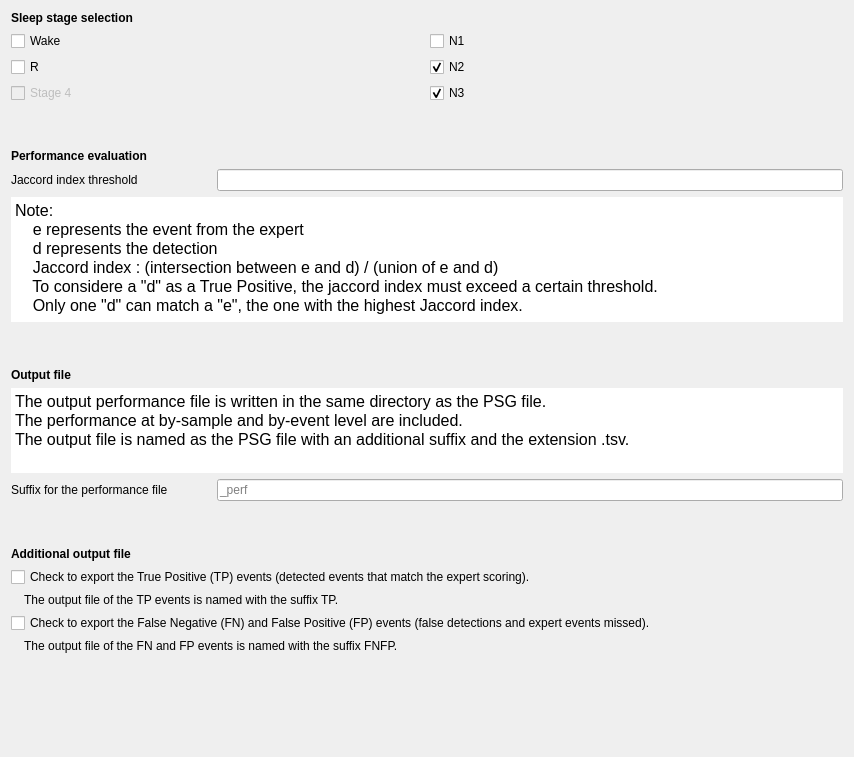
<?xml version="1.0" encoding="UTF-8"?>
<ui version="4.0">
 <class>OutputFilesStep</class>
 <widget class="QWidget" name="OutputFilesStep">
  <property name="geometry">
   <rect>
    <x>0</x>
    <y>0</y>
    <width>854</width>
    <height>757</height>
   </rect>
  </property>
  <property name="windowTitle">
   <string/>
  </property>
  <layout class="QVBoxLayout" name="verticalLayout_3">
   <item>
    <layout class="QVBoxLayout" name="verticalLayout">
     <item>
      <widget class="QLabel" name="label_5">
       <property name="font">
        <font>
         <italic>false</italic>
         <bold>false</bold>
        </font>
       </property>
       <property name="text">
        <string>&lt;html&gt;&lt;head/&gt;&lt;body&gt;&lt;p&gt;&lt;span style=&quot; font-weight:600;&quot;&gt;Sleep stage selection&lt;/span&gt;&lt;/p&gt;&lt;/body&gt;&lt;/html&gt;</string>
       </property>
      </widget>
     </item>
     <item>
      <layout class="QGridLayout" name="gridLayout">
       <item row="0" column="0">
        <widget class="QCheckBox" name="checkBox_W">
         <property name="text">
          <string>Wake</string>
         </property>
        </widget>
       </item>
       <item row="0" column="1">
        <widget class="QCheckBox" name="checkBox_1">
         <property name="text">
          <string>N1</string>
         </property>
         <property name="checked">
          <bool>false</bool>
         </property>
        </widget>
       </item>
       <item row="1" column="0">
        <widget class="QCheckBox" name="checkBox_R">
         <property name="text">
          <string>R</string>
         </property>
        </widget>
       </item>
       <item row="1" column="1">
        <widget class="QCheckBox" name="checkBox_2">
         <property name="text">
          <string>N2</string>
         </property>
         <property name="checked">
          <bool>true</bool>
         </property>
        </widget>
       </item>
       <item row="2" column="0">
        <widget class="QCheckBox" name="checkBox_4">
         <property name="enabled">
          <bool>false</bool>
         </property>
         <property name="text">
          <string>Stage 4</string>
         </property>
        </widget>
       </item>
       <item row="2" column="1">
        <widget class="QCheckBox" name="checkBox_3">
         <property name="text">
          <string>N3</string>
         </property>
         <property name="checked">
          <bool>true</bool>
         </property>
        </widget>
       </item>
      </layout>
     </item>
     <item>
      <spacer name="verticalSpacer_3">
       <property name="orientation">
        <enum>Qt::Orientation::Vertical</enum>
       </property>
       <property name="sizeType">
        <enum>QSizePolicy::Policy::Fixed</enum>
       </property>
       <property name="sizeHint" stdset="0">
        <size>
         <width>20</width>
         <height>40</height>
        </size>
       </property>
      </spacer>
     </item>
     <item>
      <widget class="QLabel" name="label">
       <property name="maximumSize">
        <size>
         <width>16777215</width>
         <height>16777215</height>
        </size>
       </property>
       <property name="font">
        <font>
         <italic>false</italic>
         <bold>false</bold>
        </font>
       </property>
       <property name="text">
        <string>&lt;html&gt;&lt;head/&gt;&lt;body&gt;&lt;p&gt;&lt;span style=&quot; font-weight:600;&quot;&gt;Performance evaluation&lt;/span&gt;&lt;/p&gt;&lt;/body&gt;&lt;/html&gt;</string>
       </property>
      </widget>
     </item>
     <item>
      <layout class="QHBoxLayout" name="horizontalLayout">
       <item>
        <widget class="QLabel" name="label_2">
         <property name="minimumSize">
          <size>
           <width>200</width>
           <height>0</height>
          </size>
         </property>
         <property name="maximumSize">
          <size>
           <width>200</width>
           <height>16777215</height>
          </size>
         </property>
         <property name="text">
          <string>Jaccord index threshold</string>
         </property>
        </widget>
       </item>
       <item>
        <widget class="QLineEdit" name="lineEdit_jaccord"/>
       </item>
      </layout>
     </item>
     <item>
      <widget class="QTextEdit" name="textEdit">
       <property name="minimumSize">
        <size>
         <width>500</width>
         <height>0</height>
        </size>
       </property>
       <property name="maximumSize">
        <size>
         <width>16777215</width>
         <height>125</height>
        </size>
       </property>
       <property name="frameShape">
        <enum>QFrame::Shape::HLine</enum>
       </property>
       <property name="lineWidth">
        <number>0</number>
       </property>
       <property name="readOnly">
        <bool>true</bool>
       </property>
       <property name="html">
        <string>&lt;!DOCTYPE HTML PUBLIC &quot;-//W3C//DTD HTML 4.0//EN&quot; &quot;http://www.w3.org/TR/REC-html40/strict.dtd&quot;&gt;
&lt;html&gt;&lt;head&gt;&lt;meta name=&quot;qrichtext&quot; content=&quot;1&quot; /&gt;&lt;meta charset=&quot;utf-8&quot; /&gt;&lt;style type=&quot;text/css&quot;&gt;
p, li { white-space: pre-wrap; }
hr { height: 1px; border-width: 0; }
li.unchecked::marker { content: &quot;\2610&quot;; }
li.checked::marker { content: &quot;\2612&quot;; }
&lt;/style&gt;&lt;/head&gt;&lt;body style=&quot; font-size:12pt; font-weight:400; font-style:normal;&quot;&gt;
&lt;p style=&quot; margin-top:0px; margin-bottom:0px; margin-left:0px; margin-right:0px; -qt-block-indent:0; text-indent:0px;&quot;&gt;Note:&lt;/p&gt;
&lt;p style=&quot; margin-top:0px; margin-bottom:0px; margin-left:0px; margin-right:0px; -qt-block-indent:0; text-indent:0px;&quot;&gt;    e represents the event from the expert&lt;/p&gt;
&lt;p style=&quot; margin-top:0px; margin-bottom:0px; margin-left:0px; margin-right:0px; -qt-block-indent:0; text-indent:0px;&quot;&gt;    d represents the detection&lt;/p&gt;
&lt;p style=&quot; margin-top:0px; margin-bottom:0px; margin-left:0px; margin-right:0px; -qt-block-indent:0; text-indent:0px;&quot;&gt;    Jaccord index : (intersection between e and d) / (union of e and d)&lt;/p&gt;
&lt;p style=&quot; margin-top:0px; margin-bottom:0px; margin-left:0px; margin-right:0px; -qt-block-indent:0; text-indent:0px;&quot;&gt;    To considere a &amp;quot;d&amp;quot; as a True Positive, the jaccord index must exceed a certain threshold.&lt;/p&gt;
&lt;p style=&quot; margin-top:0px; margin-bottom:0px; margin-left:0px; margin-right:0px; -qt-block-indent:0; text-indent:0px;&quot;&gt;    Only one &amp;quot;d&amp;quot; can match a &amp;quot;e&amp;quot;, the one with the highest Jaccord index.&lt;/p&gt;&lt;/body&gt;&lt;/html&gt;</string>
       </property>
      </widget>
     </item>
     <item>
      <spacer name="verticalSpacer">
       <property name="orientation">
        <enum>Qt::Orientation::Vertical</enum>
       </property>
       <property name="sizeType">
        <enum>QSizePolicy::Policy::Fixed</enum>
       </property>
       <property name="sizeHint" stdset="0">
        <size>
         <width>20</width>
         <height>40</height>
        </size>
       </property>
      </spacer>
     </item>
     <item>
      <layout class="QVBoxLayout" name="verticalLayout_2">
       <item>
        <widget class="QLabel" name="label_3">
         <property name="maximumSize">
          <size>
           <width>16777215</width>
           <height>16777215</height>
          </size>
         </property>
         <property name="font">
          <font>
           <italic>false</italic>
           <bold>false</bold>
          </font>
         </property>
         <property name="text">
          <string>&lt;html&gt;&lt;head/&gt;&lt;body&gt;&lt;p&gt;&lt;span style=&quot; font-weight:600;&quot;&gt;Output file&lt;/span&gt;&lt;/p&gt;&lt;/body&gt;&lt;/html&gt;</string>
         </property>
        </widget>
       </item>
       <item>
        <widget class="QTextEdit" name="textEdit_2">
         <property name="maximumSize">
          <size>
           <width>16777215</width>
           <height>85</height>
          </size>
         </property>
         <property name="frameShape">
          <enum>QFrame::Shape::HLine</enum>
         </property>
         <property name="lineWidth">
          <number>0</number>
         </property>
         <property name="readOnly">
          <bool>true</bool>
         </property>
         <property name="html">
          <string>&lt;!DOCTYPE HTML PUBLIC &quot;-//W3C//DTD HTML 4.0//EN&quot; &quot;http://www.w3.org/TR/REC-html40/strict.dtd&quot;&gt;
&lt;html&gt;&lt;head&gt;&lt;meta name=&quot;qrichtext&quot; content=&quot;1&quot; /&gt;&lt;meta charset=&quot;utf-8&quot; /&gt;&lt;style type=&quot;text/css&quot;&gt;
p, li { white-space: pre-wrap; }
hr { height: 1px; border-width: 0; }
li.unchecked::marker { content: &quot;\2610&quot;; }
li.checked::marker { content: &quot;\2612&quot;; }
&lt;/style&gt;&lt;/head&gt;&lt;body style=&quot; font-size:12pt; font-weight:400; font-style:normal;&quot;&gt;
&lt;p style=&quot; margin-top:0px; margin-bottom:0px; margin-left:0px; margin-right:0px; -qt-block-indent:0; text-indent:0px;&quot;&gt;The output performance file is written in the same directory as the PSG file.&lt;/p&gt;
&lt;p style=&quot; margin-top:0px; margin-bottom:0px; margin-left:0px; margin-right:0px; -qt-block-indent:0; text-indent:0px;&quot;&gt;The performance at by-sample and by-event level are included.&lt;/p&gt;
&lt;p style=&quot; margin-top:0px; margin-bottom:0px; margin-left:0px; margin-right:0px; -qt-block-indent:0; text-indent:0px;&quot;&gt;The output file is named as the PSG file with an additional suffix and the extension .tsv.&lt;/p&gt;&lt;/body&gt;&lt;/html&gt;</string>
         </property>
        </widget>
       </item>
       <item>
        <layout class="QHBoxLayout" name="horizontalLayout_2">
         <item>
          <widget class="QLabel" name="label_4">
           <property name="minimumSize">
            <size>
             <width>200</width>
             <height>0</height>
            </size>
           </property>
           <property name="maximumSize">
            <size>
             <width>16777215</width>
             <height>16777215</height>
            </size>
           </property>
           <property name="text">
            <string>Suffix for the performance file</string>
           </property>
          </widget>
         </item>
         <item>
          <widget class="QLineEdit" name="lineEdit_suffix">
           <property name="placeholderText">
            <string>_perf</string>
           </property>
          </widget>
         </item>
        </layout>
       </item>
      </layout>
     </item>
     <item>
      <spacer name="verticalSpacer_4">
       <property name="orientation">
        <enum>Qt::Orientation::Vertical</enum>
       </property>
       <property name="sizeType">
        <enum>QSizePolicy::Policy::Fixed</enum>
       </property>
       <property name="sizeHint" stdset="0">
        <size>
         <width>20</width>
         <height>40</height>
        </size>
       </property>
      </spacer>
     </item>
     <item>
      <widget class="QLabel" name="label_title">
       <property name="font">
        <font>
         <italic>false</italic>
         <bold>false</bold>
        </font>
       </property>
       <property name="text">
        <string>&lt;html&gt;&lt;head/&gt;&lt;body&gt;&lt;p&gt;&lt;span style=&quot; font-weight:600;&quot;&gt;Additional output file&lt;/span&gt;&lt;/p&gt;&lt;/body&gt;&lt;/html&gt;</string>
       </property>
      </widget>
     </item>
     <item>
      <widget class="QCheckBox" name="checkBox_TP_exp">
       <property name="text">
        <string>Check to export the True Positive (TP) events (detected events that match the expert scoring).</string>
       </property>
      </widget>
     </item>
     <item>
      <widget class="QLabel" name="label_6">
       <property name="text">
        <string>    The output file of the TP events is named with the suffix TP.</string>
       </property>
      </widget>
     </item>
     <item>
      <widget class="QCheckBox" name="checkBox_FPFN_exp">
       <property name="text">
        <string>Check to export the False Negative (FN) and False Positive (FP) events (false detections and expert events missed).</string>
       </property>
      </widget>
     </item>
     <item>
      <widget class="QLabel" name="label_7">
       <property name="text">
        <string>    The output file of the FN and FP events is named with the suffix FNFP.</string>
       </property>
      </widget>
     </item>
     <item>
      <spacer name="verticalSpacer_2">
       <property name="orientation">
        <enum>Qt::Orientation::Vertical</enum>
       </property>
       <property name="sizeHint" stdset="0">
        <size>
         <width>20</width>
         <height>40</height>
        </size>
       </property>
      </spacer>
     </item>
    </layout>
   </item>
  </layout>
 </widget>
 <resources>
  <include location="../../../../../snooz-toolbox/src/main/python/ui/themes/themes.qrc"/>
 </resources>
 <connections/>
</ui>
